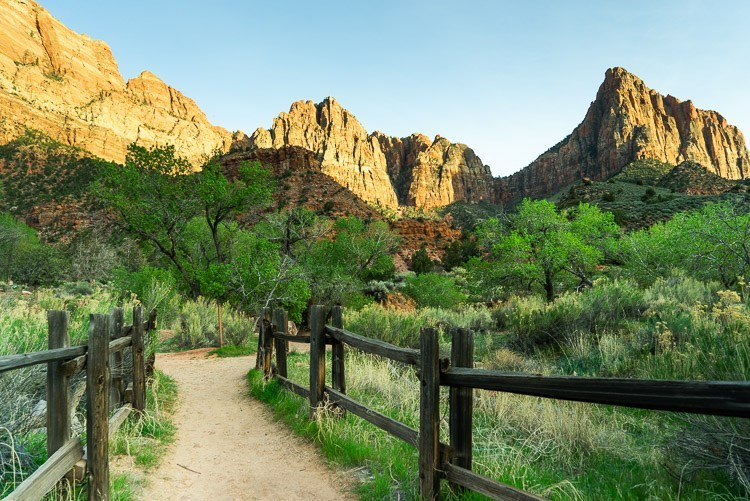
#> input picture Introduction to Images/test.jpg, 750 x 501 px
$ jupyter execute 'Adaptive Thresholding.ipynb'   (shell and % lines are left out)
#> lines starting #> are read from the running program, lines starting #| are printed output that depends on the picture; after the words box and inside, x2 and y2 are one past the last pixel; in counts of white or black regions, pixels touching at a corner belong together
[cell 1]
import cv2
import numpy as np
import matplotlib.pyplot as plt

[cell 2]
img = cv2.imread('test.jpg',0)
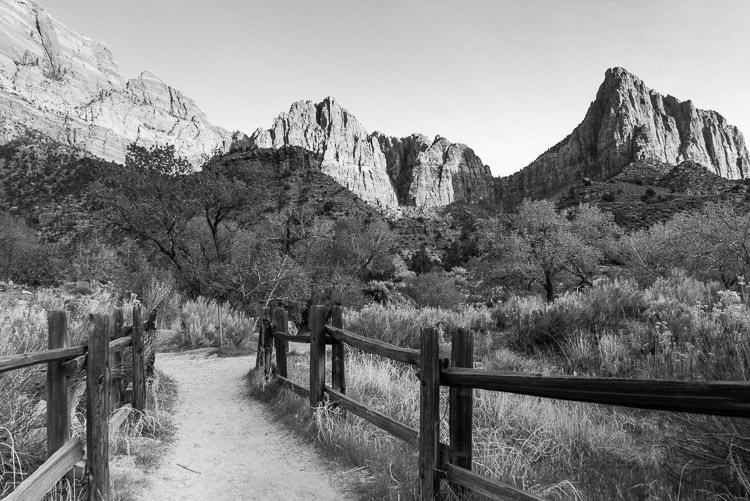
#> img: shape (501, 750); min 0, max 255, mean 127.2

[cell 3]
cv2.imshow('image',img)
cv2.waitKey(0)
cv2.destroyAllWindows()

[cell 4]
rgb = np.ones((len(img),len(img[0]),3),dtype = np.uint8)
#> rgb: shape (501, 750, 3); every value is 1
rgb[:,:,0]= img
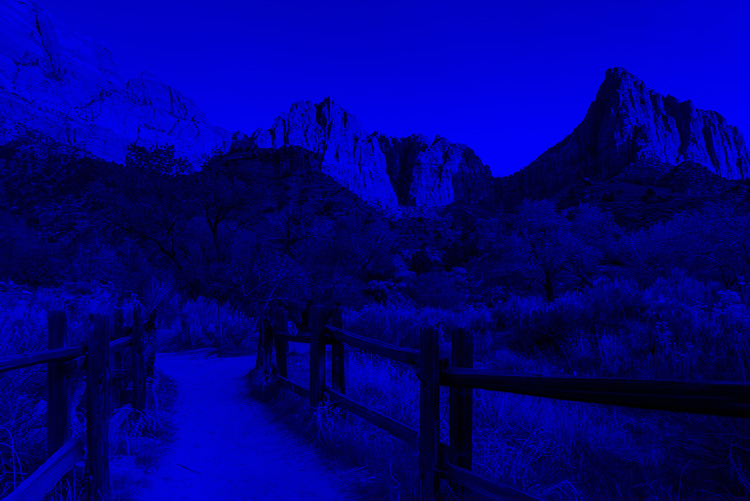
#> rgb: shape (501, 750, 3); mean of channels 0, 1, 2 127.2, 1, 1; drawn as B, G, R
rgb[:,:,1]= img
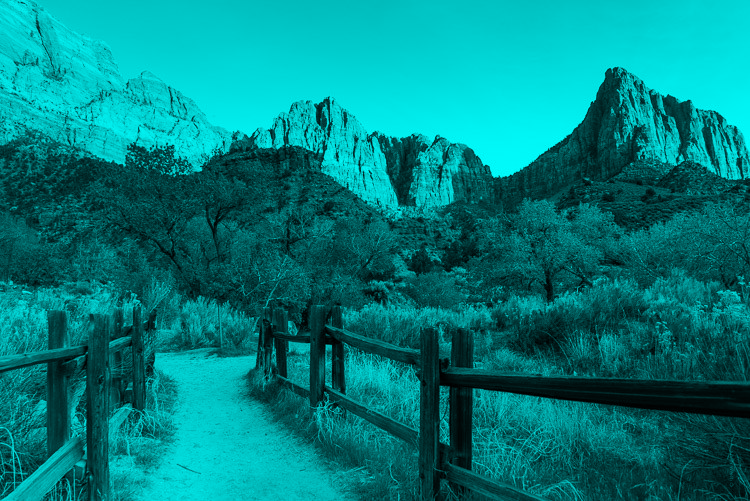
#> rgb: shape (501, 750, 3); mean of channels 0, 1, 2 127.2, 127.2, 1; drawn as B, G, R
rgb[:,:,2] = img

[cell 5]
cv2.imshow('image',img)
cv2.imshow('image1',rgb)
cv2.waitKey(0)
cv2.destroyAllWindows()

[cell 6]
vals = img.flatten()
b, bins, patches = plt.hist(vals, 255)
#> b = 255 values, max 3150 at index 198, min 57 at index 253, mean 1473.5; bins = 256 values from 0 to 255; patches = 255 items
plt.xlim([0,255])
plt.show()
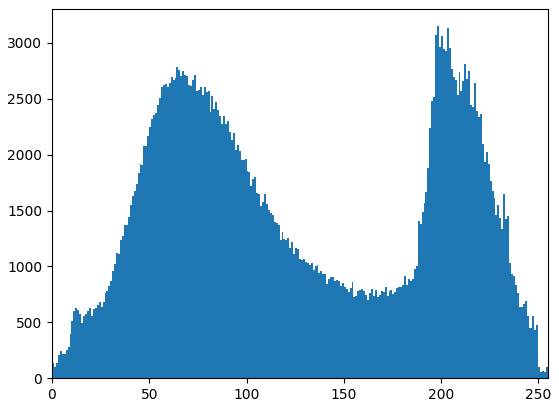
#> figure drawn by matplotlib, 1 panel; tallest bar 3150 high, from x = 198 to 199

[cell 7]
freq = [0 for i in range(256)]
for i in vals:
    freq[i]+=1
#> this loop made 375750 passes
#> i on passes 1 to 3: 185, 187, 207
#> after the loop, freq = 256 values, max 3150 at index 198, min 43 at index 254, mean 1467.8

[cell 8]
k = []
k.append(0)
for i in range(1,255):
    if(freq[i]!=0 and freq[i]>freq[i-1] and freq[i]>freq[i+1]):
        k.append(i)
#> after the loop, k = 63 values from 0 to 252

[cell 9]
k.sort(reverse= True)

[cell 10]
p1,p2 = k[0],k[1]
#> p1 = 252; p2 = 249

[cell 11]
p1
#> Out = 252

[cell 12]
p2
#> Out = 249

[cell 13]
for i in range(len(img)):
    for j in range(len(img[0])):
        t = img[i][j]
        if(t<p2):
            img[i][j] = 50
        elif (t<p1 and t>= p2):
            img[i][j] = int((200-50)/(p1-p2))
        else:
            img[i][j] = 200
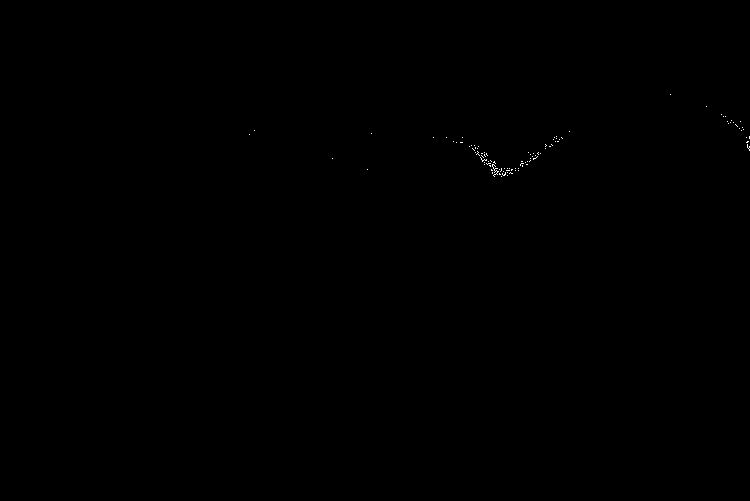
#> img: shape (501, 750); values 50 (black) and 200 (white), 0.06% white in thin lines or dots, all inside (x1, y1, x2, y2) = (249, 94, 750, 177)

[cell 14]
cv2.imshow('image',img)
cv2.waitKey(0)
cv2.destroyAllWindows()

[cell 15]
ret,thresh1 = cv2.threshold(img,127,255,cv2.THRESH_BINARY)

[cell 16]
cv2.imshow('image',thresh1)
cv2.waitKey(0)
cv2.destroyAllWindows()

[cell 17]
t2 = thresh1.copy()

[cell 18]
for i in range(len(img)):
    for j in range(len(img[0])):
        t = thresh1[i][j]
        if(t==0):
            thresh1[i][j] = -1
        else:
            thresh1[i][j] = 1

$ run again, with Introduction to Images/tumor.jpg copied over Introduction to Images/test.jpg
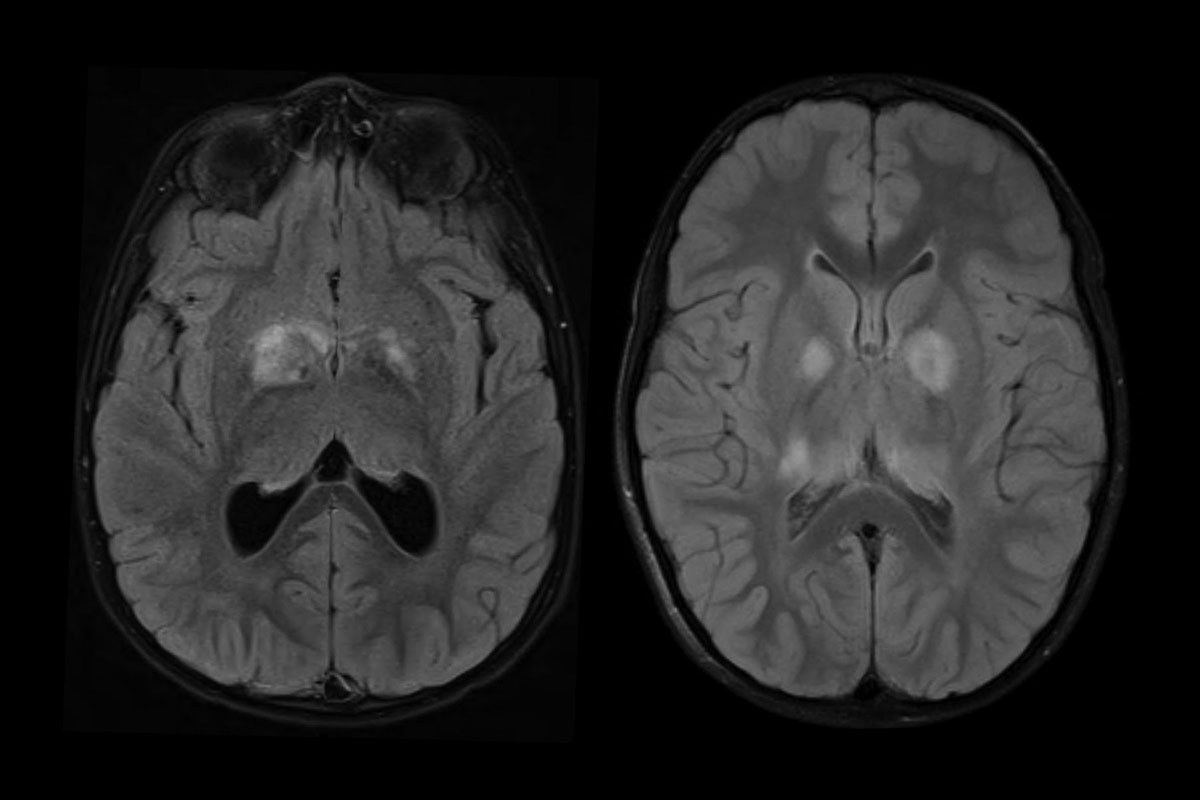
#> input picture Introduction to Images/tumor.jpg, 1200 x 800 px
#> img is the input picture: shape (800, 1200); min 0, max 166, mean 37.3
#> `rgb[:,:,1]= img`:
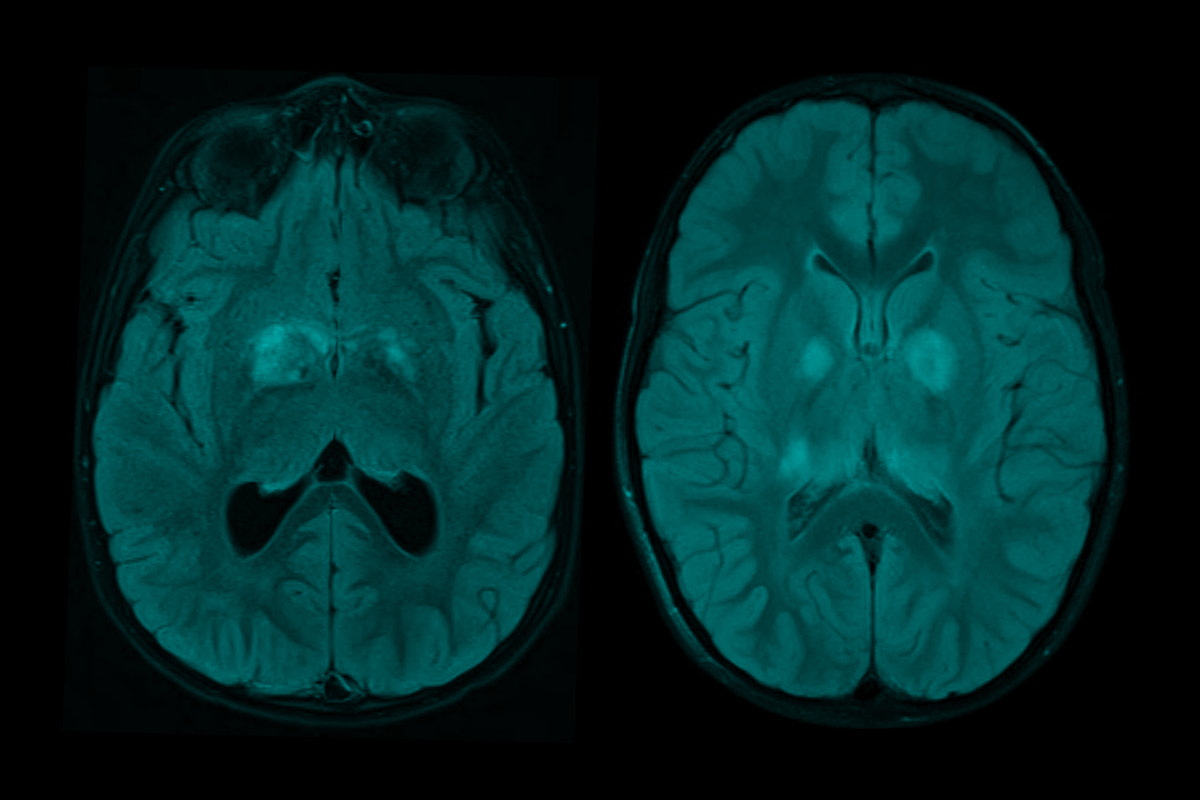
#> rgb: shape (800, 1200, 3); mean of channels 0, 1, 2 37.3, 37.3, 1; drawn as B, G, R
#> b = 255 values, max 336104 at index 0, min 0 at index 2, mean 3764.7; bins = 256 values from 0 to 166; patches = 255 items
#> `plt.show()`:
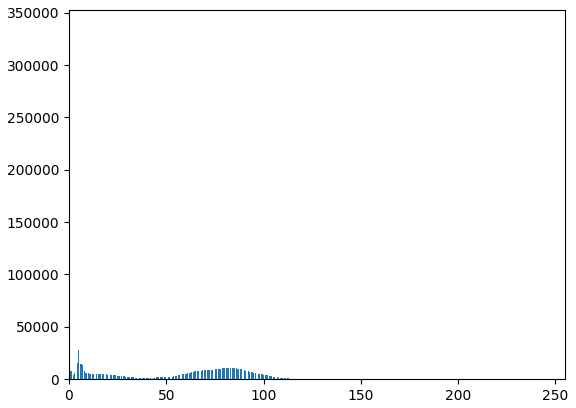
#> figure drawn by matplotlib, 1 panel; tallest bar 336104 high, from x = -5.55e-17 to 0.651
#> after the loop `for i in vals:`: freq = 256 values, max 336104 at index 0, min 0 at index 161, mean 3750
#> after the loop `for i in range(1,255):`: k = [0, 5, 18, 37, 43, 45, 73, 81, 84, 120, 123, 125, 127, 129, 132, 134, 138, 143, 150, 153, 156, 160, 166]
#> p1 = 166; p2 = 160
#> `p1`: Out = 166
#> `p2`: Out = 160
